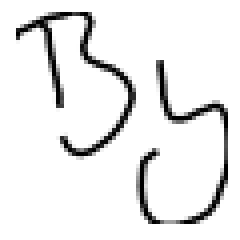
#> input picture data/online_coordinate_data/3_stroke/images/a01-001w-01.tif, 60 x 60 px, given in place of m04-061-02.png, which was not available (shown 4 times larger)
$ python grid_distortion.py ../data/online_coordinate_data/3_stroke/images/a01-001w-01.tif out.png
#> lines starting #> are read from the running program, lines starting #| are printed output that depends on the picture
import cv2
import numpy as np
from scipy.interpolate import griddata
import sys

INTERPOLATION = {
    "linear": cv2.INTER_LINEAR,
    "cubic": cv2.INTER_CUBIC
}
cv2.setNumThreads(0)

# [136 lines left out: functions occlude, _occlude, warp_image, not called in this run]

def noise(img, occlusion_level=1, logger=None, noise_type="gaussian"):
    if noise_type == "gaussian":
        return gaussian_noise(img, occlusion_level=occlusion_level, logger=logger)
    else:
        raise Exception("Not implemented")

def gaussian_noise(img, occlusion_level=1, logger=None):
    """
        occlusion_level: .1 - light haze, 1 heavy

    """

    random_state = np.random.RandomState()
    sd = occlusion_level / 2  # ~95% of observations will be less extreme; if occlusion_level=1, we set so 95% of multipliers are <1
    noise_mask = random_state.randn(*img.shape, ) * sd  # * 2 - occlusion_level # min -occlusion, max occlusion
    noise_mask = np.clip(noise_mask, -1, 1) * 255/2
    noisy_img = np.clip(img + noise_mask, 0, 255)
    return noisy_img

    # [28 lines of commented-out code are left out]


def test():
    import matplotlib.pylab as plt
    if False:
        input_image = sys.argv[1]
        output_image = sys.argv[2]
        img = cv2.imread(input_image)
        cv2.imwrite(output_image, img)
    else:
        input_imge = "/media/data/GitHub/simple_hwr/data/prepare_IAM_Lines/lines/m04/m04-061/m04-061-02.png"
        img = cv2.imread(input_imge,0)
#> img is the input picture: shape (60, 60); min 0, max 255, mean 235.1
        img = noise(img, occlusion_level=.5)
#> in gaussian_noise, `noisy_img = np.clip(img + noise_mask, 0, 255)`:
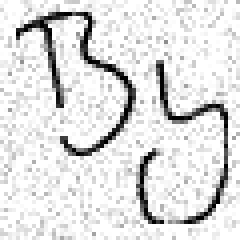
#> noisy_img: shape (60, 60) float64 (shown 4 times larger); min 0, max 255, mean 224.3
        plt.imshow(img, cmap="gray")
        plt.show()
if __name__ == "__main__":
    test()

$ run again, on data/sample_online/0_6cfd6616717146a687391b52621340c1.tif
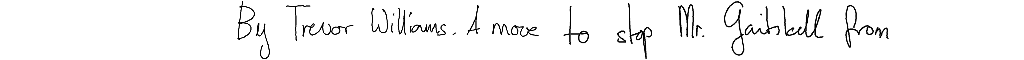
#> input picture data/sample_online/0_6cfd6616717146a687391b52621340c1.tif, 1024 x 60 px, given in place of m04-061-02.png, which was not available
#> in test, img is the input picture: shape (60, 1024); min 0, max 255, mean 245.7
#> in gaussian_noise, `noisy_img = np.clip(img + noise_mask, 0, 255)`:
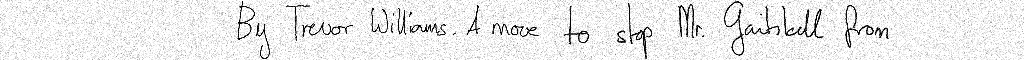
#> noisy_img: shape (60, 1024) float64; min 0, max 255, mean 234
